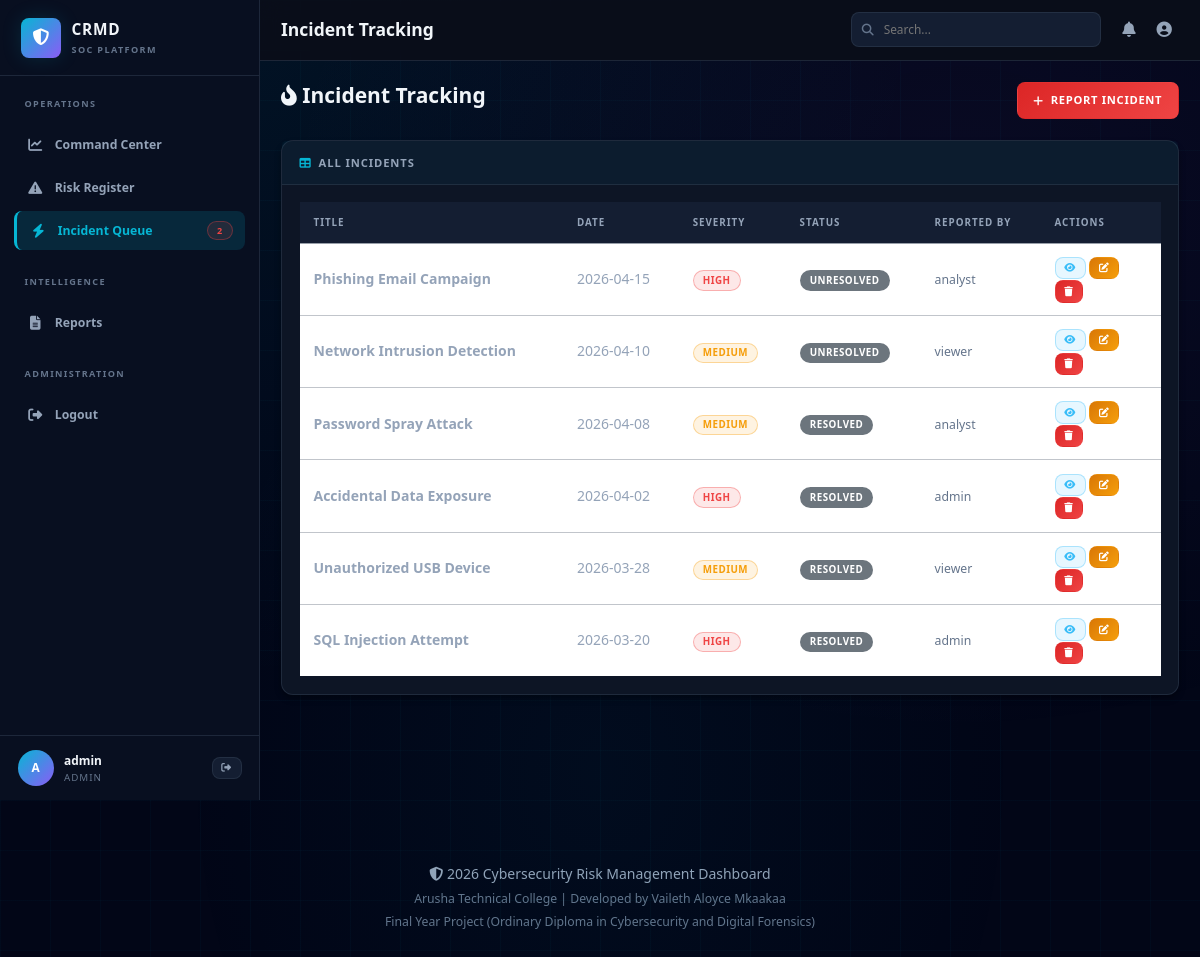
The page /incidents.php (signed in) on the database its author committed.
### tables this page shows
CREATE TABLE incidents (
    id INT PRIMARY KEY AUTO_INCREMENT,
    title VARCHAR(255) NOT NULL,
    description TEXT NOT NULL,
    incident_date DATE NOT NULL,
    severity ENUM('Critical', 'High', 'Medium', 'Low') NOT NULL,
    resolved BOOLEAN DEFAULT FALSE,
    created_by INT NULL,
    updated_by INT NULL,
    created_at TIMESTAMP DEFAULT CURRENT_TIMESTAMP,
    updated_at TIMESTAMP DEFAULT CURRENT_TIMESTAMP ON UPDATE CURRENT_TIMESTAMP,
    INDEX idx_severity (severity),
    INDEX idx_resolved (resolved),
    INDEX idx_date (incident_date),
    INDEX idx_created_by (created_by)
);

CREATE TABLE users (
    id INT PRIMARY KEY AUTO_INCREMENT,
    username VARCHAR(100) UNIQUE NOT NULL,
    password_hash VARCHAR(255) NOT NULL,
    role ENUM('admin', 'analyst', 'viewer') NOT NULL DEFAULT 'viewer',
    last_login TIMESTAMP NULL,
    failed_login_attempts INT DEFAULT 0,
    created_at TIMESTAMP DEFAULT CURRENT_TIMESTAMP,
    updated_at TIMESTAMP DEFAULT CURRENT_TIMESTAMP ON UPDATE CURRENT_TIMESTAMP
);

### includes/auth.php (called while the page is built, shortened)
<?php
function is_logged_in() {
    return isset($_SESSION['user_id']) && isset($_SESSION['username']);
}
function is_admin() {
    return isset($_SESSION['role']) && in_array($_SESSION['role'], ['super_admin', 'admin'], true);
}
?>

### includes/functions.php (called while the page is built, shortened)
<?php
function get_all_incidents($pdo) {
    try {
        $stmt = $pdo->prepare('
            SELECT i.*, u.username AS creator_name
            FROM incidents i
            LEFT JOIN users u ON i.created_by = u.id
            ORDER BY i.incident_date DESC
        ');
        $stmt->execute();
        return $stmt->fetchAll();
    } catch (PDOException $e) {
        error_log('Database Error: ' . $e->getMessage());
        return [];
    }
}
function esc($string) {
    return htmlspecialchars($string, ENT_QUOTES, 'UTF-8');
}
function get_severity_badge_class($severity) {
    $classes = [
        'Critical' => 'badge-critical',
        'High' => 'badge-danger',
        'Medium' => 'badge-warning',
        'Low' => 'badge-info'
    ];
    return $classes[$severity] ?? 'badge-secondary';
}

### incidents.php (the view, shortened to what this page needs)
<?php
$page_title = 'Incident Tracking';
require_once __DIR__ . '/config/database.php';
require_once __DIR__ . '/includes/auth.php';
require_once __DIR__ . '/includes/functions.php';
require_once __DIR__ . '/includes/header.php';
$action = $_GET['action'] ?? 'list';
$user_id = $_SESSION['user_id'] ?? null;
?>
<div class="row mb-4">
    <div class="col-lg-12">
        <div class="d-flex justify-content-between align-items-center">
            <h2><i class="fas fa-fire-alt"></i> Incident Tracking</h2>
            <?php if (is_admin() && $action === 'list'): ?>
                <a href="?action=add" class="btn btn-danger">
                    <i class="fas fa-plus"></i> Report Incident
                </a>
            <?php endif; ?>
        </div>
    </div>
</div>
<?php if ($action === 'list'): ?>
    <div class="card">
        <div class="card-header"><i class="fas fa-table"></i> All Incidents</div>
        <div class="card-body">
            <div class="table-responsive">
                <table class="table table-hover">
                    <thead>
                        <tr>
                            <th>Title</th>
                            <th>Date</th>
                            <th>Severity</th>
                            <th>Status</th>
                            <th>Reported By</th>
                            <th style="width: 120px;">Actions</th>
                        </tr>
                    </thead>
                    <tbody>
                        <?php
                        if (is_admin()) {
                            $incidents = get_all_incidents($pdo);
                        } else {
                            $incidents = get_user_incidents($pdo, $user_id);
                        }
                        if (!empty($incidents)):
                            foreach ($incidents as $inc):
                        ?>
                            <tr>
                                <td><strong><?php echo esc($inc['title']); ?></strong></td>
                                <td><?php echo $inc['incident_date']; ?></td>
                                <td><span class="badge <?php echo get_severity_badge_class($inc['severity']); ?>"><?php echo $inc['severity']; ?></span></td>
                                <td><span class="badge bg-secondary"><?php echo $inc['resolved'] ? 'Resolved' : 'Unresolved'; ?></span></td>
                                <td><small class="text-muted"><?php echo esc($inc['creator_name'] ?? 'System'); ?></small></td>
                                <td>
                                    <a href="?action=view&id=<?php echo $inc['id']; ?>" class="btn btn-sm btn-info"><i class="fas fa-eye"></i></a>
                                    <?php if (is_admin()): ?>
                                        <a href="?action=edit&id=<?php echo $inc['id']; ?>" class="btn btn-sm btn-warning"><i class="fas fa-edit"></i></a>
                                        <form method="POST" style="display: inline;" onsubmit="return confirmDelete('incident');"><button type="submit" class="btn btn-sm btn-danger"><i class="fas fa-trash"></i></button></form>
                                    <?php endif; ?>
                                </td>
                            </tr>
                        <?php endforeach; else: ?>
                            <tr><td colspan="6" class="text-center text-muted py-4"><i class="fas fa-inbox fa-2x mb-2"></i><br>No incidents recorded yet.</td></tr>
                        <?php endif; ?>
                    </tbody>
                </table>
            </div>
        </div>
    </div>
<?php endif; ?>
<?php require_once __DIR__ . '/includes/footer.php'; ?>

### includes/header.php (shortened to what this page needs)
<?php
require_once __DIR__ . '/../config/database.php';
require_once __DIR__ . '/auth.php';
require_once __DIR__ . '/functions.php';
$is_logged = is_logged_in();
?>
<!DOCTYPE html>
<html lang="en">
<head>
    <link href="https://cdn.jsdelivr.net/npm/bootstrap@5.3.0/dist/css/bootstrap.min.css" rel="stylesheet">
    <link rel="stylesheet" href="https://cdnjs.cloudflare.com/ajax/libs/font-awesome/6.4.0/css/all.min.css">
    <link rel="stylesheet" href="assets/css/style.css">
</head>
<body>
<?php if ($is_logged): ?>
    <div class="app-layout">
        <aside class="app-sidebar" id="appSidebar">
            <div class="sidebar-header">
                <a href="index.php" class="sidebar-brand">
                    <div class="brand-icon">
                        <i class="fas fa-shield-halved"></i>
                    </div>
                    <div class="brand-text">
                        <span class="brand-name">CRMD</span>
                        <span class="brand-subtitle">SOC Platform</span>
                    </div>
                </a>
            </div>
            <nav class="sidebar-nav">
                <div class="nav-section">
                    <div class="nav-section-title">Operations</div>
                    <div class="nav-item">
                        <a href="index.php" class="nav-link <?php echo basename($_SERVER['PHP_SELF']) === 'index.php' ? 'active' : ''; ?>">
                            <i class="fas fa-chart-line"></i>
                            <span>Command Center</span>
                        </a>
                    </div>
                    <div class="nav-item">
                        <a href="risks.php" class="nav-link <?php echo basename($_SERVER['PHP_SELF']) === 'risks.php' ? 'active' : ''; ?>">
                            <i class="fas fa-triangle-exclamation"></i>
                            <span>Risk Register</span>
                        </a>
                    </div>
                    <div class="nav-item">
                        <a href="incidents.php" class="nav-link <?php echo basename($_SERVER['PHP_SELF']) === 'incidents.php' ? 'active' : ''; ?>">
                            <i class="fas fa-bolt"></i>
                            <span>Incident Queue</span>
                            <?php
                            try {
                                $stmt = $pdo->prepare('SELECT COUNT(*) FROM incidents WHERE resolved = 0');
                                $stmt->execute();
                                $openIncidents = $stmt->fetchColumn();
                                if ($openIncidents > 0):
                            ?>
                                <span class="badge badge-danger"><?php echo $openIncidents; ?></span>
                            <?php endif; } catch(PDOException $e) {} ?>
                        </a>
                    </div>
                </div>
                <div class="nav-section">
                    <div class="nav-section-title">Intelligence</div>
                    <div class="nav-item">
                        <a href="reports.php" class="nav-link <?php echo basename($_SERVER['PHP_SELF']) === 'reports.php' ? 'active' : ''; ?>">
                            <i class="fas fa-file-lines"></i>
                            <span>Reports</span>
                        </a>
                    </div>
                </div>
                <?php if (is_admin()): ?>
                <div class="nav-section">
                    <div class="nav-section-title">Administration</div>
                    <div class="nav-item">
                        <a href="logout.php" class="nav-link">
                            <i class="fas fa-sign-out-alt"></i>
                            <span>Logout</span>
                        </a>
                    </div>
                </div>
                <?php endif; ?>
            </nav>
            <div class="sidebar-footer">
                <div class="user-info">
                    <div class="user-avatar">
                        <?php echo strtoupper(substr($_SESSION['username'] ?? 'U', 0, 1)); ?>
                    </div>
                    <div class="user-details">
                        <div class="user-name"><?php echo esc($_SESSION['username'] ?? 'User'); ?></div>
                        <div class="user-role"><?php echo esc(ucfirst($_SESSION['role'] ?? 'Viewer')); ?></div>
                    </div>
                    <a href="logout.php" class="btn btn-sm btn-secondary" title="Logout">
                        <i class="fas fa-sign-out-alt"></i>
                    </a>
                </div>
            </div>
        </aside>
        <main class="app-main">
            <nav class="app-navbar">
                <div class="navbar-left">
                    <div class="page-header-inline">
                        <h1><?php echo isset($page_title) ? esc($page_title) : 'Dashboard'; ?></h1>
                    </div>
                </div>
                <div class="navbar-right">
                    <div class="navbar-search">
                        <i class="fas fa-search"></i>
                        <input type="text" placeholder="Search..." id="globalSearch">
                    </div>
                    <div class="navbar-actions">
                        <div class="position-relative">
                            <button class="nav-action-btn" onclick="toggleNotifications()" title="Notifications">
                                <i class="fas fa-bell"></i>
                            </button>
                        </div>
                        <div class="dropdown">
                            <button class="nav-action-btn" data-bs-toggle="dropdown" title="Account">
                                <i class="fas fa-user-circle"></i>
                            </button>
                        </div>
                    </div>
                </div>
            </nav>
            <div class="main-content">
<?php endif; ?>

### includes/footer.php (shortened to what this page needs)
<?php if (isset($is_logged) && $is_logged): ?>
            </div>
        </main>
    </div>
<?php endif; ?>
    <footer class="app-footer mt-5 py-4">
        <div class="container-fluid text-center">
            <p class="mb-1">
                <i class="fas fa-shield-halved"></i> 2026 Cybersecurity Risk Management Dashboard
            </p>
            <p class="mb-1 small">
                Arusha Technical College | Developed by Vaileth Aloyce Mkaakaa
            </p>
            <p class="text-muted small">
                Final Year Project (Ordinary Diploma in Cybersecurity and Digital Forensics)
            </p>
        </div>
    </footer>
</body>
</html>

### rows shown on the page
incidents: title "Phishing Email Campaign", incident_date "2026-04-15", severity "HIGH", resolved "UNRESOLVED", users.username "analyst"
incidents: title "Network Intrusion Detection", incident_date "2026-04-10", severity "MEDIUM", resolved "UNRESOLVED", users.username "viewer"
incidents: title "Password Spray Attack", incident_date "2026-04-08", severity "MEDIUM", resolved "RESOLVED", users.username "analyst"
incidents: title "Accidental Data Exposure", incident_date "2026-04-02", severity "HIGH", resolved "RESOLVED", users.username "admin"
incidents: title "Unauthorized USB Device", incident_date "2026-03-28", severity "MEDIUM", resolved "RESOLVED", users.username "viewer"
incidents: title "SQL Injection Attempt", incident_date "2026-03-20", severity "HIGH", resolved "RESOLVED", users.username "admin"

### other values the page prints
$openIncidents "2"
substr($_SESSION['username'] ?? 'U', 0, 1) "A"
$_SESSION['username'] "admin"
$_SESSION['role'] "ADMIN"
$page_title "Incident Tracking"
